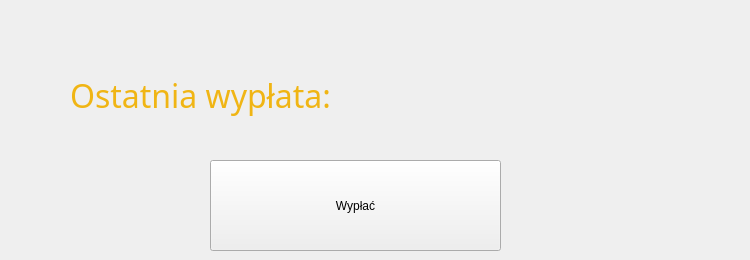
    <widget class="QWidget" name="PaydayPage">
     <widget class="QLabel" name="showpayoutLabel">
      <property name="geometry">
       <rect>
        <x>340</x>
        <y>70</y>
        <width>401</width>
        <height>50</height>
       </rect>
      </property>
      <property name="minimumSize">
       <size>
        <width>0</width>
        <height>50</height>
       </size>
      </property>
      <property name="font">
       <font>
        <family>Bahnschrift</family>
        <pointsize>24</pointsize>
        <weight>9</weight>
        <italic>false</italic>
        <bold>false</bold>
        <kerning>true</kerning>
       </font>
      </property>
      <property name="styleSheet">
       <string notr="true">color: #FFFFFF;
font: 75 24pt &quot;Bahnschrift&quot;;</string>
      </property>
      <property name="text">
       <string/>
      </property>
      <property name="alignment">
       <set>Qt::AlignLeading|Qt::AlignLeft|Qt::AlignVCenter</set>
      </property>
     </widget>
     <widget class="QPushButton" name="payoutButton">
      <property name="geometry">
       <rect>
        <x>210</x>
        <y>160</y>
        <width>291</width>
        <height>91</height>
       </rect>
      </property>
      <property name="text">
       <string>Wypłać</string>
      </property>
     </widget>
     <widget class="QLabel" name="payoutLabel">
      <property name="geometry">
       <rect>
        <x>60</x>
        <y>70</y>
        <width>281</width>
        <height>50</height>
       </rect>
      </property>
      <property name="minimumSize">
       <size>
        <width>0</width>
        <height>50</height>
       </size>
      </property>
      <property name="font">
       <font>
        <family>Bahnschrift</family>
        <pointsize>24</pointsize>
        <weight>9</weight>
        <italic>false</italic>
        <bold>false</bold>
        <kerning>true</kerning>
       </font>
      </property>
      <property name="styleSheet">
       <string notr="true">color:  rgb(240, 181, 20);
font: 75 24pt &quot;Bahnschrift&quot;;</string>
      </property>
      <property name="text">
       <string>Ostatnia wypłata:</string>
      </property>
      <property name="alignment">
       <set>Qt::AlignCenter</set>
      </property>
     </widget>
    </widget>
